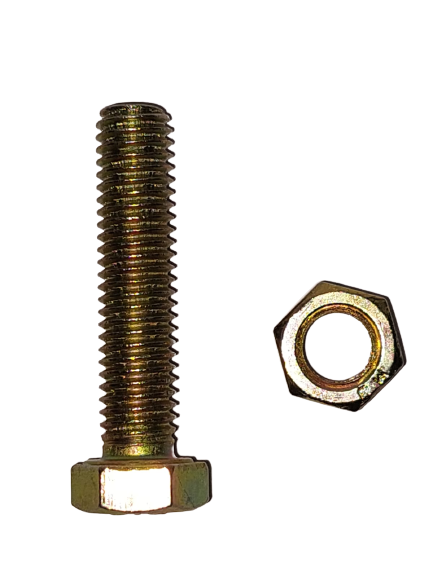
#> input picture WhatsApp_Image_2022-12-18_at_21.28.24-removebg-preview (2).png, 433 x 577 px
$ python project.py
#> lines starting #> are read from the running program, lines starting #| are printed output that depends on the picture; after the words box and inside, x2 and y2 are one past the last pixel; in counts of white or black regions, pixels touching at a corner belong together; long printed decimals are rounded
import cv2
import cvlib as cv
import numpy as np
from cvlib.object_detection import draw_bbox
from numpy.lib.polynomial import poly
import matplotlib.pyplot as plt
import requests


#membaca gambar
img_as_rgb = cv2.imread('WhatsApp_Image_2022-12-18_at_21.28.24-removebg-preview (2).png')
#> img_as_rgb is the input picture: shape (577, 433, 3); mean B, G, R 222.2, 225.9, 228.5


#function untuk menunjukkan Gambar
def showimage(gambar):
    cv2.imshow('Projects UAS', gambar)
    cv2.waitKey(0)
    cv2.destroyAllWindows('Projects UAS')

# showimage(img_as_rgb)


# Mengubah format warna gambar dari RGB menjadi GrayScale
img_as_gray_scale = cv2.cvtColor(img_as_rgb, cv2.COLOR_RGB2GRAY)
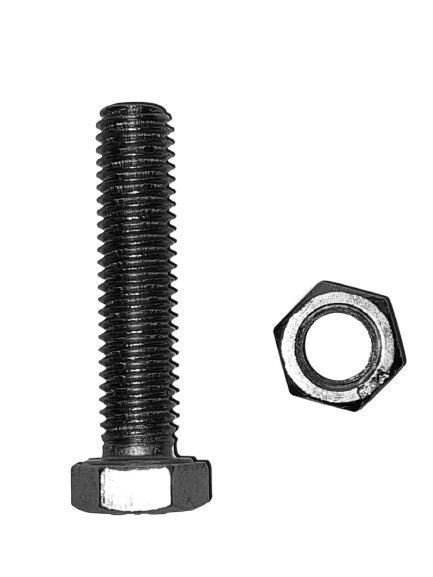
#> img_as_gray_scale: shape (577, 433); min 0, max 255, mean 225.1
showimage(img_as_gray_scale)

# Thresholding gambar dari gray scale menjadi warna putih dan hitam.
# Agar kita berfokus pada objeknya kita ubah warna background menjadi warna hitam, sedangkan warna objek putih
_, th1 = cv2.threshold(img_as_gray_scale, 220, 255, cv2.THRESH_BINARY_INV)
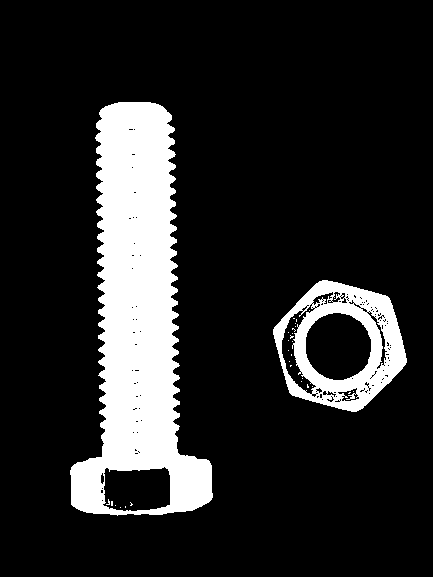
#> th1: shape (577, 433); 15.6% white; 29 white regions (27 under 20 px), largest, box (x1, y1, x2, y2) and area: (70, 102, 213, 516) 31227, (273, 280, 407, 412) 7647


# function untuk membuat mengisi lubang pada object yang memiliki lubang
def fillhole(gambar):
    h, w = gambar.shape[:2]
#> h = 577; w = 433
    mask = np.zeros((h+2, w+2), np.uint8)
    imfloodfill = gambar.copy()
    cv2.floodFill(imfloodfill, mask, (0,0), 255);
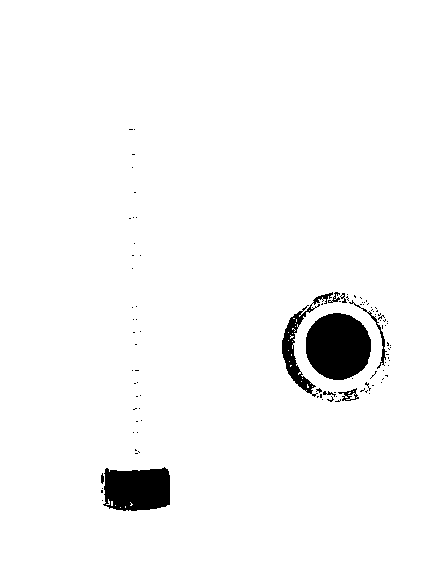
#> imfloodfill: shape (577, 433); 96.9% white; 100 black regions (91 under 20 px), largest, box (x1, y1, x2, y2) and area: (306, 313, 371, 380) 3446, (103, 467, 170, 511) 2518, (282, 292, 333, 397) 1078
    imfloodfillinv = cv2.bitwise_not(imfloodfill)
    imout = th1 | imfloodfillinv
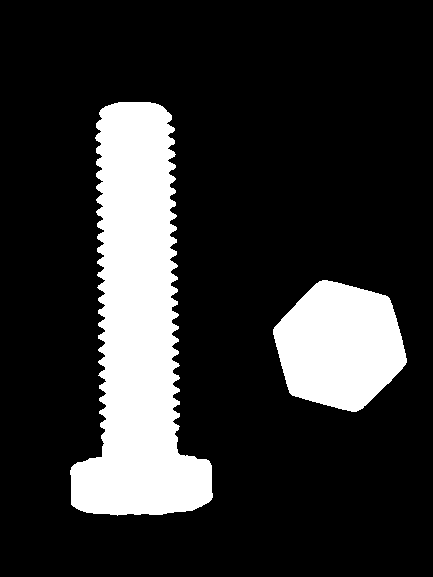
#> imout: shape (577, 433); 18.7% white; 2 white regions
    return imout

imout = fillhole(th1)


# showimage(imout)

contours , hierarchy = cv2.findContours(imout ,cv2.RETR_TREE, cv2.CHAIN_APPROX_SIMPLE)
#> contours = 2 contours; box (x1, y1, x2, y2) and area: (70, 102, 213, 516) 33238, (273, 280, 407, 412) 12632
cv2.drawContours(img_as_rgb,contours, -1, (0,255,0))
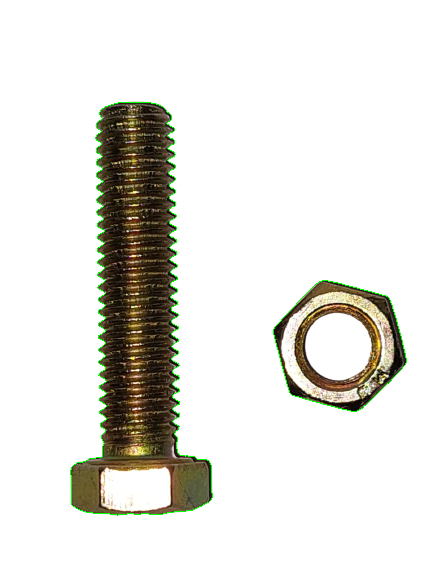
#> img_as_rgb: shape (577, 433, 3); 0.65% of pixels changed, all inside (x1, y1, x2, y2) = (70, 102, 407, 516)
# [4 lines of commented-out code are left out]
jumlah = str(len(contours))
#> jumlah = '2'
print("jumlah: ", jumlah)
#| jumlah:  2

# box = cv2.rectangle()

fonts = cv2.FONT_HERSHEY_COMPLEX
color_mur = (75, 86, 210)
color_baut = (67, 154, 151)
font_thicknes = 2;
font_scale = 1;

# [9 lines of commented-out code are left out]


for i in range(int(jumlah)):

    area = cv2.contourArea(contours[i])
    perimeter = cv2.arcLength(contours[i], True)
    print('Nilai area:' , area)
    print('Nilai perimeter:' , perimeter)
    metric = (4*np.pi*area) / (perimeter**2)
    x,y,w,h = cv2.boundingRect(contours[i])
    print(x,y,w,h)
    x_mid = int(x + w/4)
    y_mid = int(y + h/2)
    coords = (x_mid,y_mid)
    print('Nilai Metric : ', metric)
    #Control flow untuk membandingkan antar mur dengan baut
    if metric > 0.7:
        #Creatting Boxes dan text around objeck
        cv2.rectangle(img_as_rgb,(x,y),(x+w,y+h),(0,255,0),1)
        cv2.putText(img_as_rgb,'Mur/Nut',coords,fonts,font_scale,color_baut,font_thicknes)
    else:
        cv2.rectangle(img_as_rgb,(x,y),(x+w,y+h),(0,255,0),1)
        cv2.putText(img_as_rgb,'Baut/Bold',coords,fonts,font_scale,color_mur,3)
#> this loop made 2 passes
#> (area, perimeter, metric, x, y, w, h, x_mid) on passes 1 to 2: (12631.5, 433.7, 0.844, 273, 280, 134, 132, 306), (33238.5, 1489.9, 0.188, 70, 102, 143, 414, 105)
#| Nilai area: 12631.5
#| Nilai perimeter: 433.688
#| 273 280 134 132
#| Nilai Metric :  0.8439
#| Nilai area: 33238.5
#| Nilai perimeter: 1489.859
#| 70 102 143 414
#| Nilai Metric :  0.1882
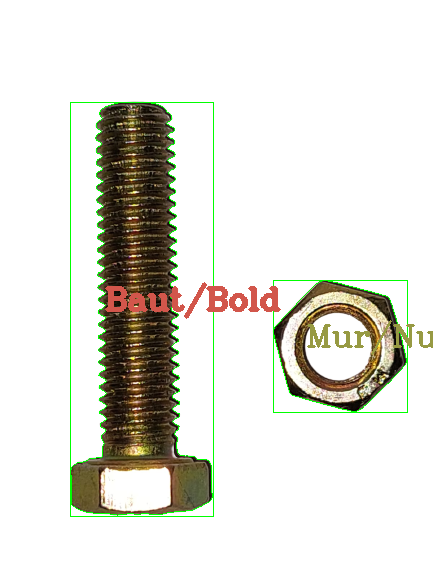
#> img_as_rgb: shape (577, 433, 3); 2.05% of pixels changed, all inside (x1, y1, x2, y2) = (70, 102, 433, 517)

# showimage(img_as_rgb)


#Creatting Boxes dan text around objeck
